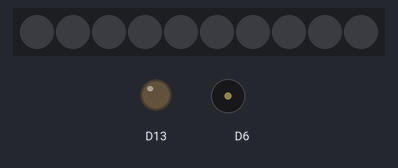
The sketch below on a simulated Adafruit Circuit Playground Express. Shown: 10 RGB LEDs in strip order, left to right, output pins drawn as LEDs (lit = HIGH), buzzer (waves = sounding). Random numbers use the default seed unless the sketch sets one.

Above: at 0.2 s.
At 119.35 s:
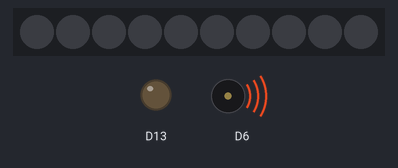
Timing chart, 0 to 120.9 s (numbered marks = the images above):
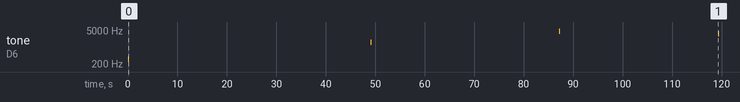

Measured:
- by itself, tone on D6: plays 307 Hz for 0.10 s, 1573 Hz for 0.10 s, 4430 Hz for 0.10 s, 3544 Hz for 0.10 s

The sketch:

CP_Annoy-a-tone.ino
```cpp
// Plays a random tone, at a random interval.
//
//
//

#include <Adafruit_CircuitPlayground.h>

void setup() {
  CircuitPlayground.begin();
}

void loop() {
  CircuitPlayground.playTone(random(0,5500 ), 100);
  delay(random(0,60)*1000);
}
```
